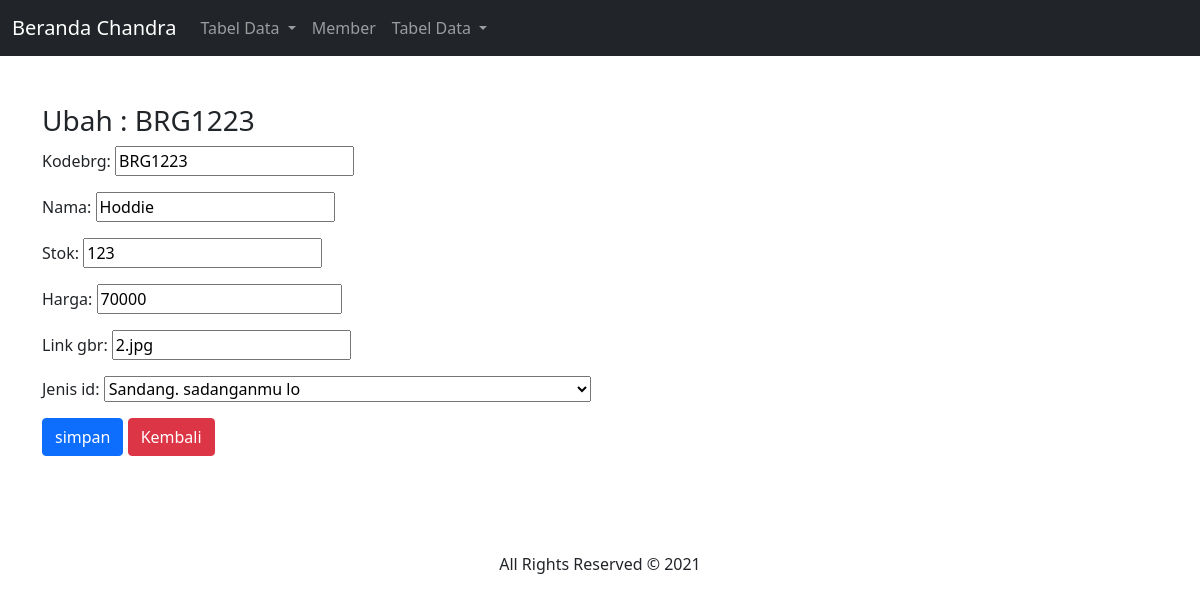
Page /ubah/5 on the committed database.
### dashboard/models.py (models this page shows, shortened)
class Barang(models.Model):
    kodebrg=models.CharField(max_length=8, default="BRG")
    nama=models.CharField(max_length=50)
    stok=models.IntegerField()
    harga=models.BigIntegerField()
    link_gbr=models.CharField(max_length=150, blank=True)
    waktu_posting=models.DateTimeField(auto_now_add=True)
    jenis_id=models.ForeignKey(Jenis, on_delete=models.CASCADE,null=True)

class Jenis(models.Model):
    nama=models.CharField(max_length=50)
    ket=models.TextField()
    def __str__(self):
        return "{}. {}" .format(self.nama,self.ket)

### dashboard/views.py (the view)
# urls.py: path('ubah/<int:id_barang>',ubah_brg,name = 'ubah_brg'),
def ubah_brg(request,id_barang):
 barangs=Barang.objects.get(id=id_barang)
 if request.POST:
    form= FormBarang(request.POST,instance=barangs)
    if form.is_valid():
        form.save()
        messages.success(request,"Data Berhasil di Input")
        return redirect('ubah_brg',id_barang=id_barang)
 else  :
    form = FormBarang(instance=barangs)
    konteks = {
        'form':form,
        'barangs':barangs
    }
 return render(request,'ubah_brg.html',konteks)

### dashboard/forms.py
class FormBarang(ModelForm):
    class Meta :
        model=Barang
        fields='__all__'

### templates/ubah_brg.html (shortened to what this page needs)
{% load static %}
<!DOCTYPE html>
<html lang="en">
  <head>
    <link
      href="https://cdn.jsdelivr.net/npm/bootstrap@5.0.0-beta3/dist/css/bootstrap.min.css"
      rel="stylesheet"
    />
    <link
      rel="stylesheet"
      href="https://pro.fontawesome.com/releases/v5.10.0/css/all.css"
    />
    <link rel="stylesheet" href="{% static 'css/style.css'%}" />
  </head>
  <body>
    <nav class="navbar navbar-expand-lg navbar-dark bg-dark">
      <div class="container-fluid">
        <a class="navbar-brand" href="{% url 'index' %}">Beranda Chandra</a>
        <div class="collapse navbar-collapse" id="navbarSupportedContent">
          <ul class="navbar-nav me-auto mb-2 mb-lg-0">
            <li class="nav-item dropdown">
              <a class="nav-link dropdown-toggle" href="#" id="navbarDropdown" role="button" data-bs-toggle="dropdown" aria-expanded="false">
                Tabel Data
              </a>
            </li>
              <li class="nav-item">
              <a class="nav-link" href="{% url 'member' %}">Member</a>
            </li>
            <li class="nav-item dropdown">
              <a class="nav-link dropdown-toggle" href="#" id="navbarDropdown" role="button" data-bs-toggle="dropdown" aria-expanded="false">
                Tabel Data
              </a>
            </li>
          </ul>
        </div>
      </div>
    </nav>
    <div class="container-fluid layanan pt-5 pb-5">
      <section id="form">
        <div class="container">
          <h3>Ubah : {{ barangs.kodebrg }}</h3>
          <form action="{% url 'ubah_brg' barangs.id %}" method="post">
              {{form.as_p}}
                <button type="submit" class="btn btn-primary">simpan</button>
                <a href="/Vbrg" class="btn btn-danger">Kembali</a>
          </form>
        </div>
      </section>
    </div>
    <div class="container text-center pt-5 pb-5">
      All Rights Reserved &copy; 2021
    </div>
  </body>
</html>

### rows in the picture
Barang: kodebrg "BRG1223", nama "Hoddie", stok "123", harga "70000", link_gbr "2.jpg", jenis_id "Sandang. sadanganmu lo"
